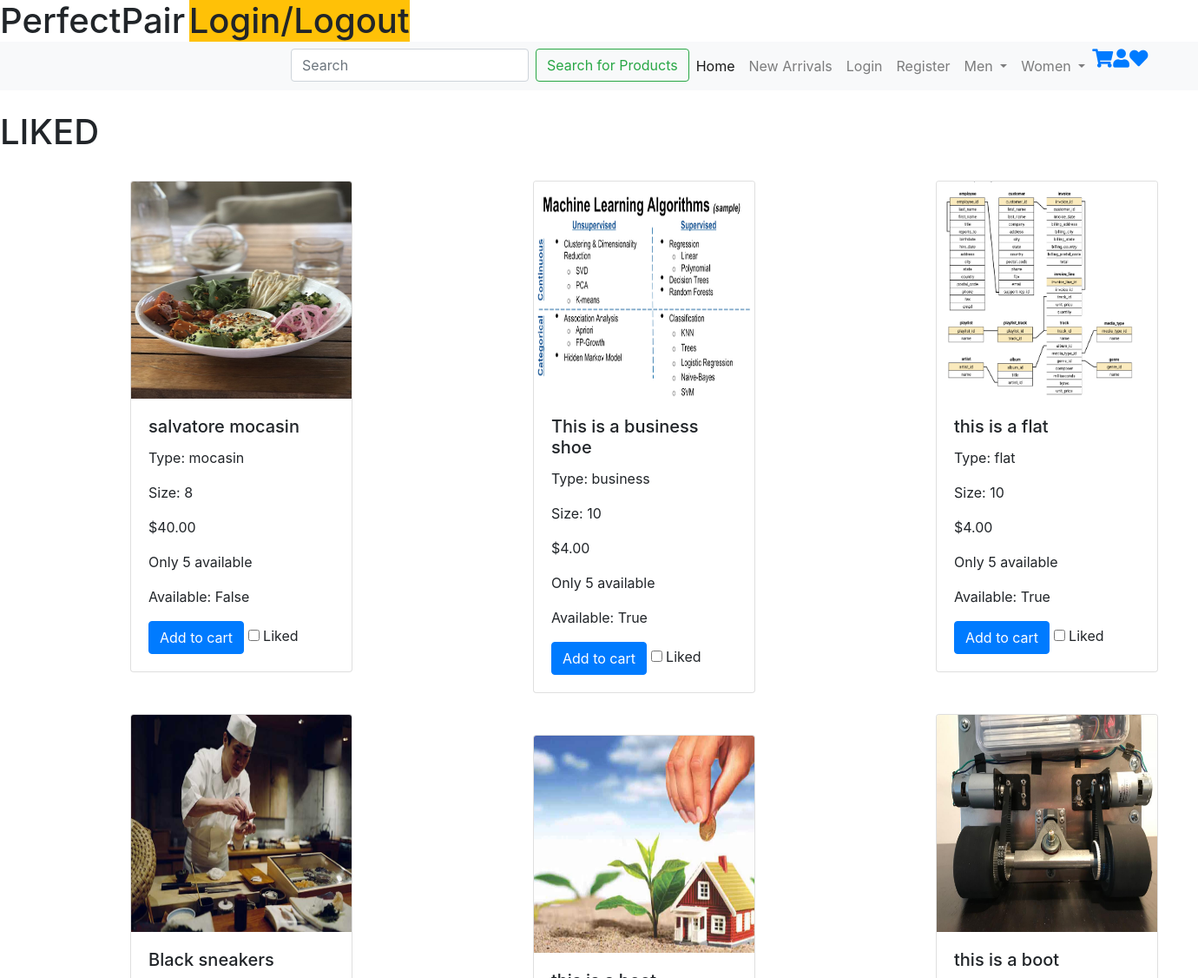
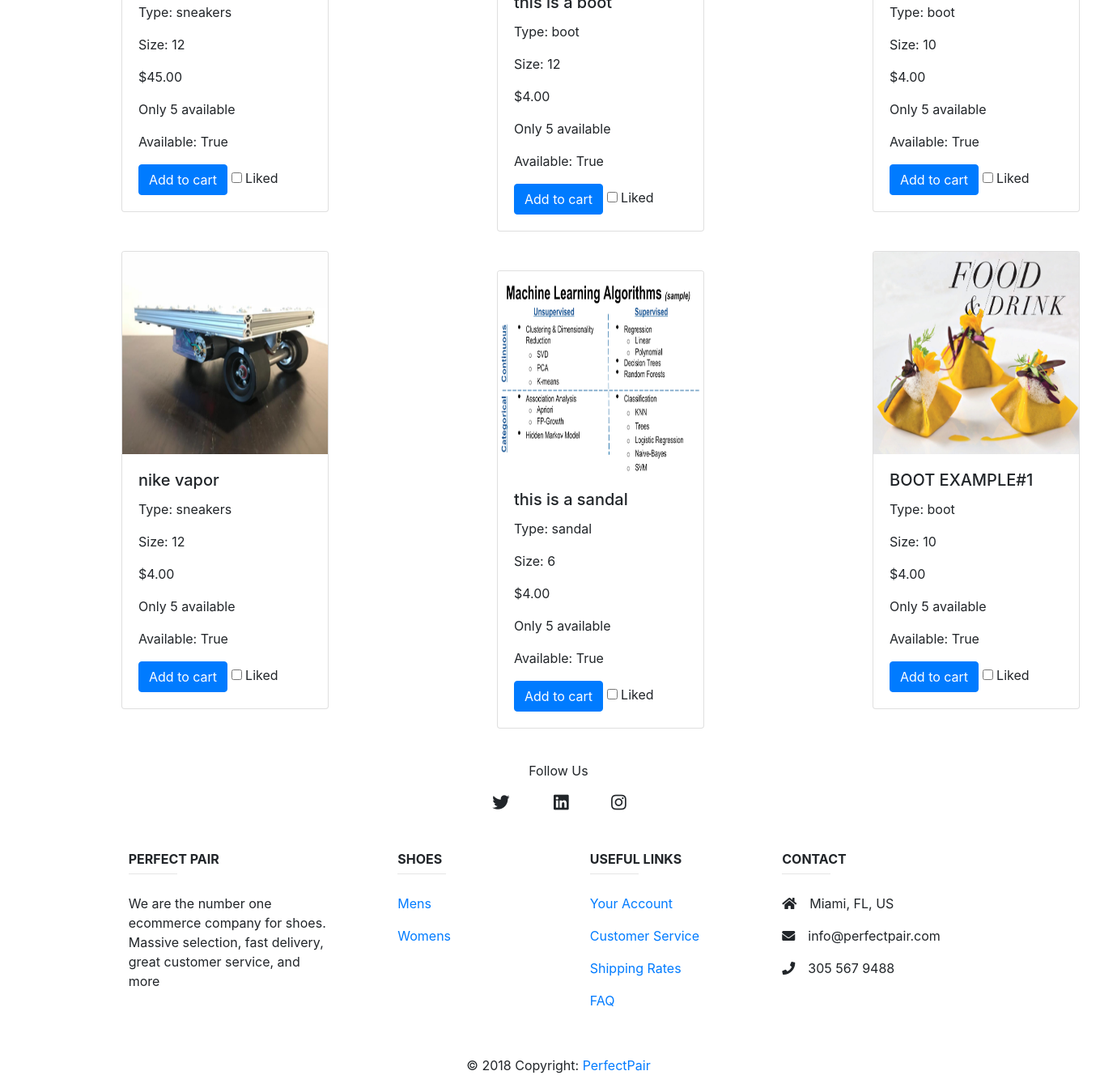
Screenshot of /shoe/like with the database file from the repository (2 pictures, top to bottom).
### shoe/models.py (models this page shows, shortened)
class Shoe(models.Model):
	name 			= models.CharField(max_length=30, default="Boosts")
	image 			= models.ImageField(upload_to='shoe/', blank=True, null=True)
	style 			= models.CharField(max_length=20, default="sneakers")
	size 			= models.IntegerField(default=10)
	color 			= models.CharField(max_length=20, default="blue")
	brand 			= models.CharField(max_length=20, default="Nike")
	price 			= models.DecimalField(max_digits=4, decimal_places=2, default=4.00)
	availability 	= models.BooleanField(default=True)
	new 			= models.BooleanField(default=True)
	stock 			= models.IntegerField(default=5)
	gender_choices 	= (
        ('M', 'Male'),
        ('F', 'Female'),
    )
	gender 			= models.CharField(max_length=1, choices=gender_choices, default="M")
	date 			= models.DateField(("Date"), default=datetime.date.today)
	like 			= models.BooleanField(default=True)

### shoe/views.py (the view)
# urls.py: path('like', views.like, name="like"),
def like(request):
	template = 'shoe/like.html'
	shoe_list = Shoe.objects.all()
	context = {
		'shoe_list': shoe_list,
	}
	return render(request, template, context)

### shoe/templates/shoe/like.html
{% include "base.html" %}
{% load static %}
{% block content %}
<h1>LIKED</h1>
        <div class='card-columns mr-2'>
            {% for shoe in shoe_list %}
                {% if shoe.like == True %}
                    <div class="mb-4 mt-4 card text-left" style="width:16rem;">
                    <img src="{{shoe.image.url}}" class="card-img-top" style="width:254px; height:250px">
                    <div class="card-body" class="shadow-lg p-3 mb-5 bg-white rounded">
                        <h5 class="card-title">{{shoe.name}}</h5>
                        <p class="card-text">Type: {{shoe.style}}</p>
                        <p class="card-text">Size: {{shoe.size}}</p>
                        <p class="card-text">${{shoe.price}}</p>
                        <p class="card-text">Only {{shoe.stock}} available</p>
                        <p class="card-text">Available: {{shoe.availability}}</p>
                        <a href="{% url 'shoe:cart_list' %}"class="btn btn-primary" name='q1'>Add to cart</a>
                        <input id="apto" type="checkbox">
                        <label for="apto">Liked</label>
                    </div>
                    </div>
                {% endif %}
            {% endfor %}
        </div>
{% include 'footer.html' %}
{% endblock %}

### static-storage/css/custom.css (style rules this page uses)
.card { display:inline-block; margin-right: 20px; position: relative; left: 150px; }

### rows the page displays
Shoe: image (picture), name "salvatore mocasin", style "mocasin", size "8", price "40.00", stock "5", availability "False"
Shoe: image (picture), name "Black sneakers", style "sneakers", size "12", price "45.00", stock "5", availability "True"
Shoe: image (picture), name "nike vapor", style "sneakers", size "12", price "4.00", stock "5", availability "True"
Shoe: image (picture), name "This is a business shoe", style "business", size "10", price "4.00", stock "5", availability "True"
Shoe: image (picture), name "this is a boot", style "boot", size "12", price "4.00", stock "5", availability "True"
Shoe: image (picture), name "this is a sandal", style "sandal", size "6", price "4.00", stock "5", availability "True"
Shoe: image (picture), name "this is a flat", style "flat", size "10", price "4.00", stock "5", availability "True"
Shoe: image (picture), name "this is a boot", style "boot", size "10", price "4.00", stock "5", availability "True"
Shoe: image (picture), name "BOOT EXAMPLE#1", style "boot", size "10", price "4.00", stock "5", availability "True"
